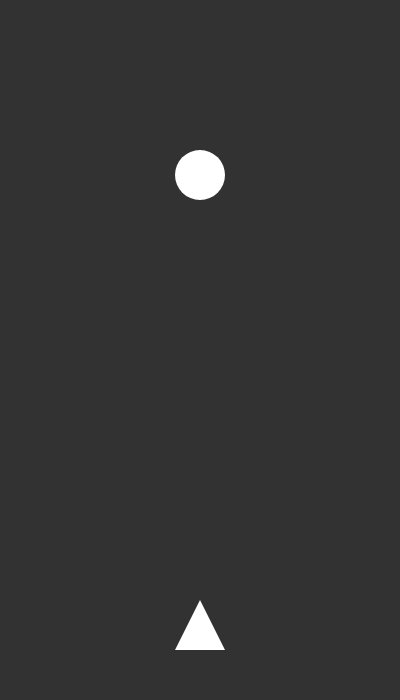
Frame 1 (no input)
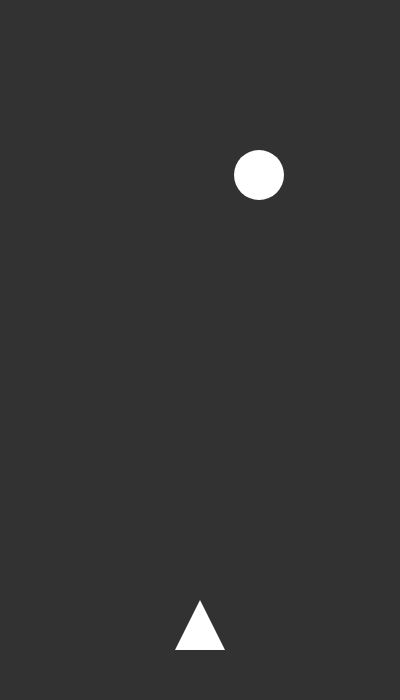
Frame 60 (no input)
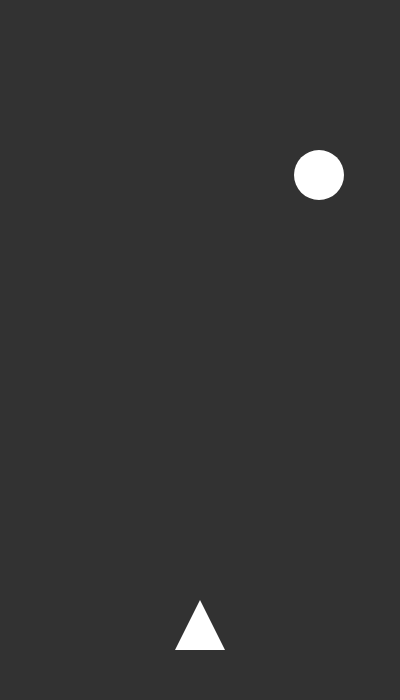
Frame 120 (the mouse pressed at the canvas centre since frame 60)

The p5.js sketch that drew these frames (run headless with seeded random() and noise() and a simulated clock; from frame 60 on, the mouse is pressed at the canvas centre):

// p5.js sketch
// ── sketch.js
function setup(){
    createCanvas (400, 700);
}

let width = 400
let height = 700
let speedX = 1;
let negSpeedX = -1;
let circleLocationX = width/2;
let circleLocationY = height/4;
let y1 = 600;

// Player1 Ship X-Coordinate Variables
let x1 = 200;
let x2 = 225;
let x3 = 175;

//Movement Function
function triMovement(){ 
    if(keyIsDown(LEFT_ARROW)){
        x1-=2;
        x2-=2;
        x3-=2;
    }
    else if(keyIsDown(RIGHT_ARROW)){
        x1+=2;
        x2+=2;
        x3+=2;
    }
 }

 // Movement Borders
function pac(){
    if(x3<0){
        x3 = 0;
        x2 = 50;
        x1 = 25;
        triMovement();
    }
    else if (x2>400){
        x2 = 400;
        x1 = 375;
        x3 = 350;
        triMovement();
    } else {
        triMovement();}
}

// Enemy Movement Function
function enemyMovement(){
circleLocationX += speedX;
if (circleLocationX >= 375){
    speedX *= -1;
    circleLocationY+=30;
    } else if (circleLocationX <= 25){
    speedX *= negSpeedX;
    circleLocationY+=30;
    }
    else if (circleLocationY >= 600){
        circleLocationY=600;
        circleLocationX=200;
        textSize(50);
        fill(255,0,0);
        textAlign(CENTER);
        text('GAME OVER', 200, 300);
    }
}


function draw(){
    background(50);
    noStroke();
    ellipse (circleLocationX, circleLocationY, 50, 50);
    triangle(x1, y1, x2, 650, x3, 650);
    pac();
    enemyMovement();
    loop();
}


// function mouseClicked(){
//     ellipse(x1, y1, 5, 5)
//     translate(0,100);
//     loop();
// }

// function shoot(){
// if (mouseClicked()){
//     loop();
// }
// }








/////////////////////////////////////////////////////////////////////////////////////////////////////////////////////////////////////////////////
//EXTRA CODE!!!!
////////////////////////////////////////////////////////////////////////////////////////////////////////////////////////////////////////////////

// function pac(){
//     if(x3>=400){
//         x2 = 50;
//         x3 = 0;
//         x1 = 25;
//         triMovement();
//     }
//     else if (x2<=0){
//         x2 = 400;
//         x1 = 375;
//         x3 = 350;
//         triMovement();
//     }
//     else {
//         triMovement();
//     }
// }
